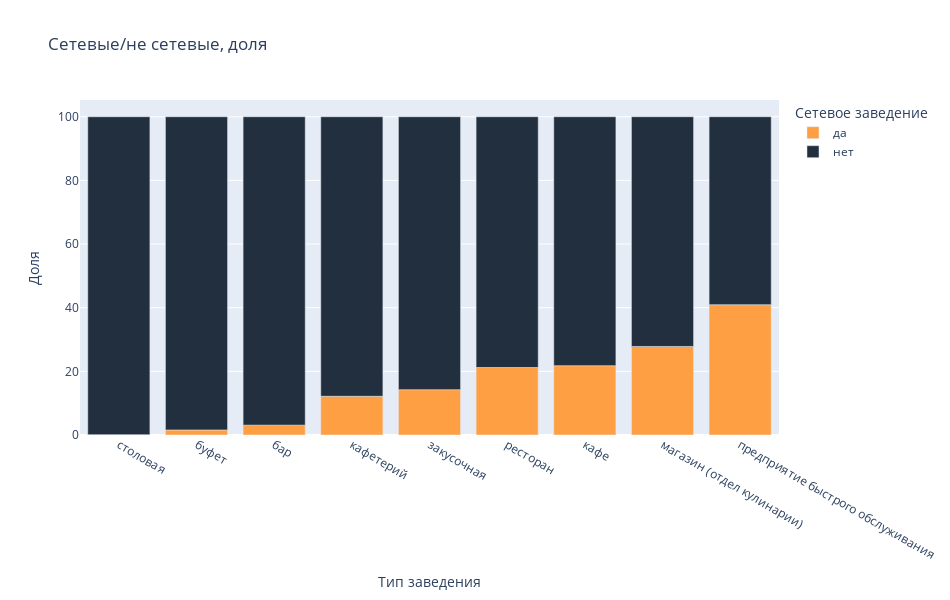

The cell this chart's notebook holds for it:
### Code cell
px.bar(rest_chain.sort_values(by='share'),
    x='object_type',
    y='share',
    color="chain",
    color_discrete_sequence = colors,
    title='Сетевые/не сетевые, доля', 
    labels={'share': 'Доля',  'object_type': 'Тип заведения', 'chain': 'Сетевое заведение'},
    width=950, height=600)

### Figure 1 — Plotly figure (JSON) as saved in the notebook; plotly's stock layout.template omitted (floating-point values rounded to 4 significant figures)
{"data": [{"alignmentgroup": "True", "hovertemplate": "Сетевое заведение=да<br>Тип заведения=%{x}<br>Доля=%{y}<extra></extra>", "legendgroup": "да", "marker": {"color": "#ff9f43"}, "name": "да", "offsetgroup": "да", "orientation": "v", "showlegend": true, "textposition": "auto", "type": "bar", "x": ["столовая", "буфет", "бар", "кафетерий", "закусочная", "ресторан", "кафе", "магазин (отдел кулинарии)", "предприятие быстрого обслуживания"], "xaxis": "x", "y": [0.1166, 1.593, 3.099, 12.17, 14.24, 21.21, 21.78, 27.82, 40.95], "yaxis": "y"}, {"alignmentgroup": "True", "hovertemplate": "Сетевое заведение=нет<br>Тип заведения=%{x}<br>Доля=%{y}<extra></extra>", "legendgroup": "нет", "marker": {"color": "#222f3e"}, "name": "нет", "offsetgroup": "нет", "orientation": "v", "showlegend": true, "textposition": "auto", "type": "bar", "x": ["предприятие быстрого обслуживания", "магазин (отдел кулинарии)", "кафе", "ресторан", "закусочная", "кафетерий", "бар", "буфет", "столовая"], "xaxis": "x", "y": [59.05, 72.18, 78.22, 78.79, 85.76, 87.83, 96.9, 98.41, 99.88], "yaxis": "y"}], "layout": {"barmode": "relative", "height": 600, "legend": {"title": {"text": "Сетевое заведение"}, "tracegroupgap": 0}, "title": {"text": "Сетевые/не сетевые, доля"}, "width": 950, "xaxis": {"anchor": "y", "domain": [0, 1], "title": {"text": "Тип заведения"}}, "yaxis": {"anchor": "x", "domain": [0, 1], "title": {"text": "Доля"}}}}
